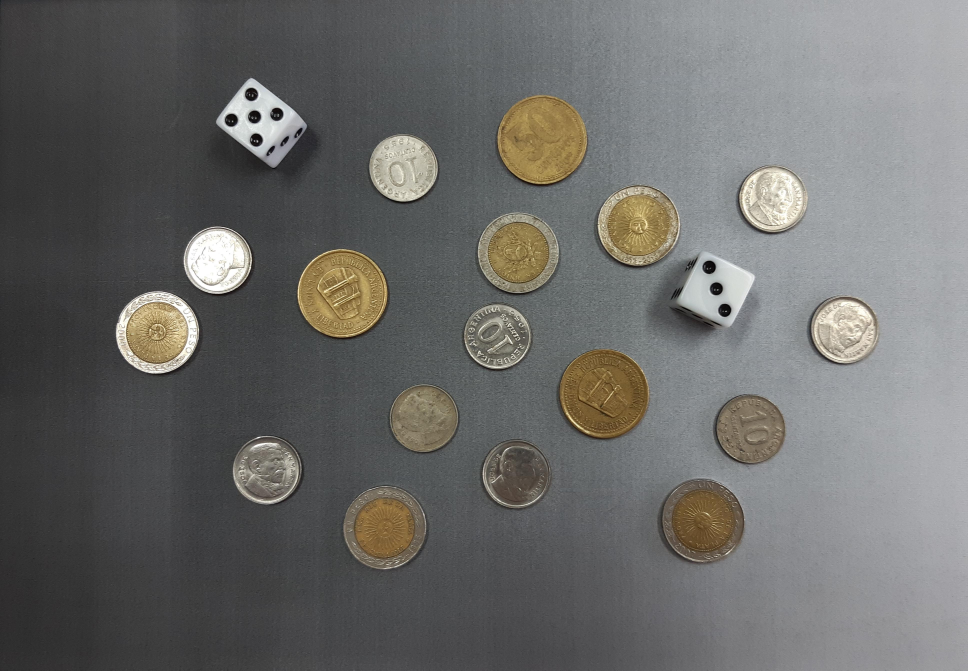
#> input picture tp2/img/monedas.jpg, 3871 x 2681 px (shown at 1/4 size)
$ python ejercicio1.py
#> lines starting #> are read from the running program, lines starting #| are printed output that depends on the picture; after the words box and inside, x2 and y2 are one past the last pixel; in counts of white or black regions, pixels touching at a corner belong together
### tp2/utils/rellenar.py
import numpy as np
import cv2

def rellenar(img):
   '''
   Recibe una imagen binaria, devuelve la misma imagen con
   las formas huecas rellenas.
   '''
   img_flood_fill = img.copy().astype('uint8')
   h, w = img.shape[:2]
   mask = np.zeros((h+2, w+2), np.uint8)
   cv2.floodFill(img_flood_fill, mask, (0,0), 255)
   img_flood_fill_inv = cv2.bitwise_not(img_flood_fill)
   img_fh = img | img_flood_fill_inv
   return img_fh

### tp2/utils/calculas_factor_forma.py
import numpy as np
import cv2

def calcular_factor_forma(img):
   '''
   Recibe una sub-imagen y devuelve su factor de forma
   '''
   ext_cont, _ = cv2.findContours(img, cv2.RETR_EXTERNAL, cv2.CHAIN_APPROX_SIMPLE)
   area = cv2.contourArea(ext_cont[0])
   perimeter = cv2.arcLength(ext_cont[0], True)
   rho = 4 * np.pi * area /(perimeter ** 2)
   return rho

### tp2/utils/contar_circulos.py
import numpy as np
import cv2

def contar_circulos(imagen):
   '''
   Recibe una imagen y devuelve la cantidad de círculos que hay en ella.
   '''
   imagen = cv2.medianBlur(imagen, 7)

   circles = cv2.HoughCircles(imagen,
                              cv2.HOUGH_GRADIENT,
                              1, 20,
                              param1=50, param2=50,
                              minRadius=20, maxRadius=50)

   n = 0

   if isinstance(circles, np.ndarray):
      n = len(circles[0])

   return n

### tp2/utils/graficar_caja.py
import cv2

def graficar_caja(img, stats, color, box=True, text=None):
   '''
   Función para graficar un boundig box
   sobre una imagen dada.
   '''

   left   = stats[cv2.CC_STAT_LEFT]
   top    = stats[cv2.CC_STAT_TOP]
   width  = stats[cv2.CC_STAT_WIDTH]
   height = stats[cv2.CC_STAT_HEIGHT]

   if box:
      cv2.rectangle(img,
                    (left, top),
                    (left + width,top + height),
                    color=color, thickness=3)

   if text:
      cv2.putText(img, text,
                  (left, top - 10),
                  cv2.FONT_HERSHEY_SIMPLEX,
                  fontScale=10,
                  color=color,
                  thickness=3)

### tp2/ejercicio1.py
from utils.calculas_factor_forma import calcular_factor_forma
from utils.contar_circulos import contar_circulos
from utils.graficar_caja import graficar_caja
from utils.rellenar import rellenar
import matplotlib.pyplot as plt
import numpy as np
import cv2

# Carga de imagen
PATH_MONEDAS = 'img/monedas.jpg'

img      = cv2.imread(PATH_MONEDAS)
#> img is the input picture: shape (2681, 3871, 3); mean B, G, R 105.5, 107.4, 107.5
img_rgb  = cv2.cvtColor(img, cv2.COLOR_BGR2RGB)
img_gray = cv2.cvtColor(img, cv2.COLOR_RGB2GRAY)

# a) Procesar la imagen de manera de segmentar las
# monedas y los dados de manera automática.
blur      = cv2.GaussianBlur(img_gray, (3, 3), 2)
img_canny = cv2.Canny(blur, 50, 200)
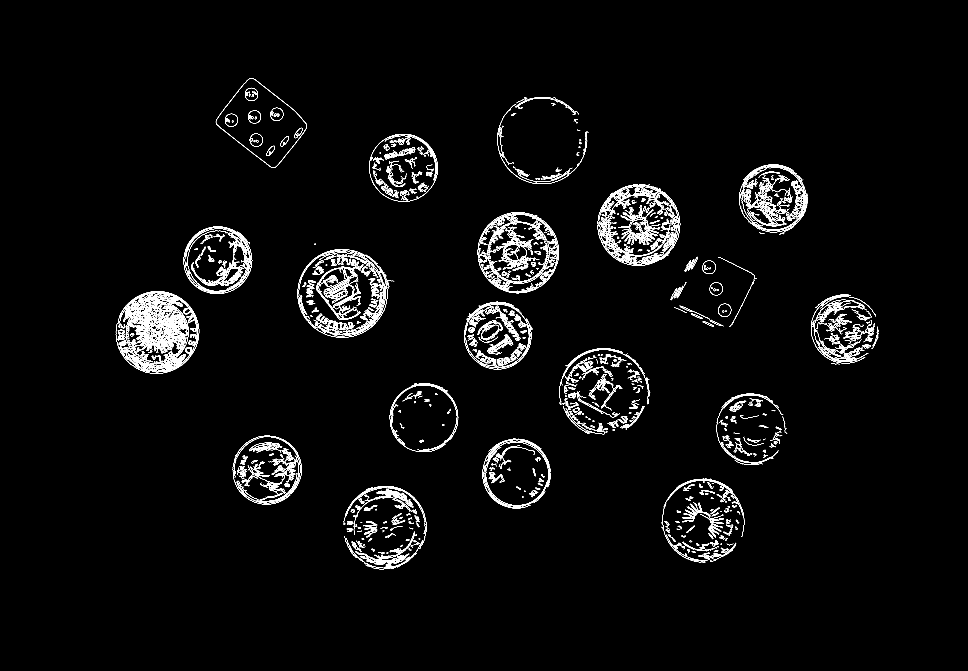
#> img_canny: shape (2681, 3871) (shown at 1/4 size); 1.7% white in thin lines or dots, all inside (x1, y1, x2, y2) = (463, 312, 3515, 2278)
plt.imshow(img_canny, cmap='gray'), plt.show()

elemento_dilatacion = cv2.getStructuringElement(cv2.MORPH_ELLIPSE, (35, 45))
img_dil = cv2.dilate(img_canny, elemento_dilatacion)
#> img_dil: shape (2681, 3871); 15.7% white; 21 white regions, largest, box (x1, y1, x2, y2) and area: (1173, 974, 1594, 1373) 124279, (2219, 1371, 2618, 1760) 114440, (446, 1143, 814, 1517) 107664
plt.imshow(img_dil, cmap='gray'), plt.show()
img_dil = rellenar(img_dil)
#> in rellenar, `cv2.floodFill(img_flood_fill, mask, (0,0), 255)`: img_flood_fill: shape (2681, 3871); 98.5% white; 53 black regions (16 under 20 px), largest, box (x1, y1, x2, y2) and area: (2021, 415, 2306, 694) 57214, (1602, 1587, 1810, 1781) 20713, (2727, 1074, 2871, 1263) 11763
#> in rellenar, `img_fh = img | img_flood_fill_inv`: img_fh: shape (2681, 3871); 17.1% white; 20 white regions, largest, box (x1, y1, x2, y2) and area: (1173, 974, 1594, 1373) 125552, (1973, 366, 2371, 758) 121291, (2219, 1371, 2618, 1760) 119823
plt.imshow(img_dil, cmap='gray'), plt.show()

elemento_erosion = cv2.getStructuringElement(cv2.MORPH_RECT, (10, 10))
img_er = cv2.erode(img_dil, elemento_erosion)
#> img_er: shape (2681, 3871); 16% white; 20 white regions, largest, box (x1, y1, x2, y2) and area: (1178, 980, 1590, 1369) 118246, (1978, 371, 2367, 754) 114114, (2224, 1377, 2614, 1755) 112602
plt.imshow(img_er, cmap='gray'), plt.show(block=False)

elemento_cierre = cv2.getStructuringElement(cv2.MORPH_ELLIPSE, (40, 40))
img_cierre = cv2.morphologyEx(img_er, cv2.MORPH_OPEN, elemento_cierre)
#> img_cierre: shape (2681, 3871); 15.9% white; 19 white regions, largest, box (x1, y1, x2, y2) and area: (1179, 981, 1580, 1369) 117868, (1979, 372, 2364, 755) 113929, (2227, 1378, 2613, 1754) 112329
plt.imshow(img_cierre, cmap='gray'), plt.show(block=False)

# Contamos los objetos de la máscara
n, labels, stats, _ = cv2.connectedComponentsWithStats(img_cierre)
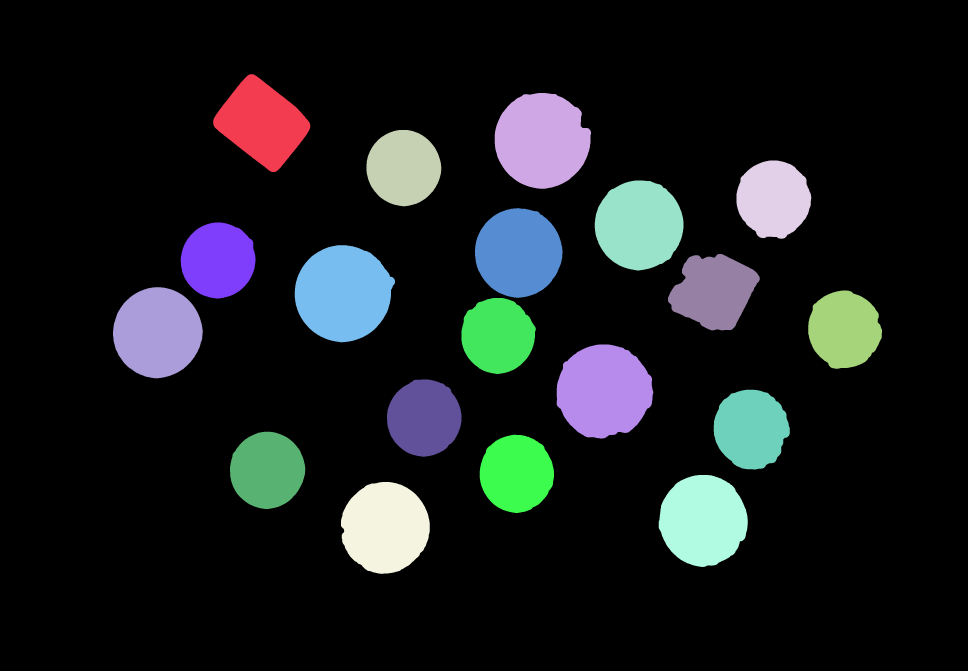
#> labels: shape (2681, 3871) int32 (shown at 1/4 size); 20 distinct labels, from 0 to 19; one colour per label, 0 black
#> n = 20; stats = 20 rows, first 6: [0, 0, 3871, 2681, 8724007], [853, 297, 388, 392, 87431], [1979, 372, 385, 383, 113929], [1466, 520, 299, 305, 70917], [2946, 642, 299, 313, 72137], [2379, 722, 355, 360, 99827]

# Matrices para las máscaras
masc_monedas = np.zeros_like(img)
masc_dados   = np.zeros_like(img)

# Listas para guardar sub-imágenes
monedas = list()
dados   = list()

RHO_TH = 0.8
MONEDAS_C = (255, 0, 0)
DADOS_C   = (0, 255, 0)

for i in range(1, n):
   obj = (labels == i).astype('uint8') * 255

   coor_h = stats[i][cv2.CC_STAT_LEFT]
   coor_v = stats[i][cv2.CC_STAT_TOP]

   ancho  = stats[i][cv2.CC_STAT_WIDTH]
   largo  = stats[i][cv2.CC_STAT_HEIGHT]

   sub_imagen = \
         img_gray[coor_v:coor_v + largo, coor_h: coor_h + ancho]

   rho = calcular_factor_forma(obj)

   if rho >= RHO_TH:
      masc_monedas[obj == 255,] = MONEDAS_C
      monedas.append((sub_imagen, stats[i], i))
   else:
      masc_dados[obj == 255,] = DADOS_C
      dados.append((sub_imagen, stats[i], i))
#> this loop made 19 passes
#> (coor_h, coor_v, ancho, largo, area in calcular_factor_forma, perimeter in calcular_factor_forma, rho) on passes 1 to 12: (853, 297, 388, 392, 86978, 1174.1, 0.793), (1979, 372, 385, 383, 113375.5, 1287.7, 0.859), (1466, 520, 299, 305, 70493.5, 993.7, 0.897), (2946, 642, 299, 313, 71703, 1017.6, 0.87), (2379, 722, 355, 360, 99316, 1188.2, 0.884), (1900, 833, 350, 358, 97021, 1167.1, 0.895), (723, 890, 299, 304, 70622.5, 996.4, 0.894), (1179, 981, 401, 388, 117317, 1296.3, 0.877), (2672, 1016, 367, 306, 76031.5, 1156.8, 0.714), (452, 1149, 359, 364, 100552.5, 1188.4, 0.895), (3233, 1162, 295, 313, 70385, 1011.5, 0.865), (1846, 1192, 297, 304, 69318.5, 994.7, 0.88)
#> pass 1, `sub_imagen = \ img_gray[coor_v:coor_v + largo, coor_h: coor_h + ancho]`:
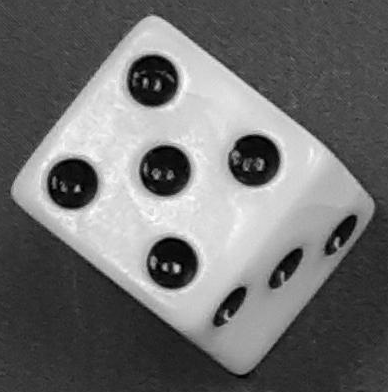
#> sub_imagen: shape (392, 388); min 0, max 255, mean 110.1
#> after the loop:
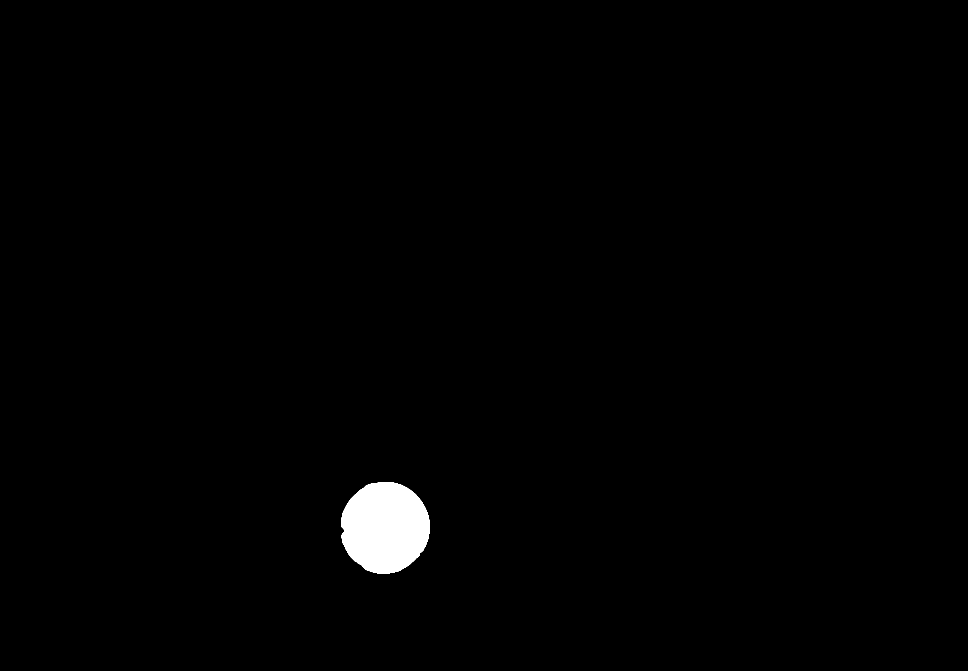
#> obj: shape (2681, 3871) (shown at 1/4 size); 0.98% white; 1 white region, box (x1, y1, x2, y2) and area: (1364, 1928, 1719, 2296) 101429
#> after the loop, dados = 2 items; monedas = 17 items

# Unión de las dos máscaras
masc_monedas_dados = np.logical_or(masc_monedas, masc_dados).astype('uint8') * 255

ax = plt.subplot(221)
plt.title('Imagen original')
plt.imshow(img_rgb)
plt.subplot(222, sharex=ax, sharey=ax)
plt.title('Monedas segmentadas')
plt.imshow(np.bitwise_and(masc_monedas, img))
plt.subplot(223, sharex=ax, sharey=ax)
plt.title('Dados segmentados')
plt.imshow(np.bitwise_and(masc_dados, img))
plt.subplot(224, sharex=ax, sharey=ax)
plt.title('Objetos segmentados')
plt.imshow(np.bitwise_and(masc_monedas_dados, img))
plt.show(block=False)

# b) Clasificar los distintos tipos de monedas
# y realizar un conteo, de manera automática.

MONEDAS_S_C = (255, 0, 0)
MONEDAS_M_C = (0, 255, 0)
MONEDAS_L_C = (0, 0, 255)

monedas_s = monedas_m = monedas_l = 0

for moneda in monedas:

   ancho = moneda[0].shape[0]
   obj   = labels == moneda[2]

   # Monedas grandes, de 50 centavos
   if ancho >= 370:
      monedas_l += 1
      masc_monedas[obj == 1, :] = MONEDAS_L_C
   # Monedas chicas, de 10 centavos
   elif ancho <= 320:
      monedas_s += 1
      masc_monedas[obj == 1, ] = MONEDAS_S_C
   # El resto de las monedas son las medianas de 1 peso
   else:
      monedas_m += 1
      masc_monedas[obj == 1, ] = MONEDAS_M_C
#> this loop made 17 passes
#> ancho on passes 1 to 12: 383, 305, 313, 360, 358, 304, 388, 364, 313, 304, 376, 309
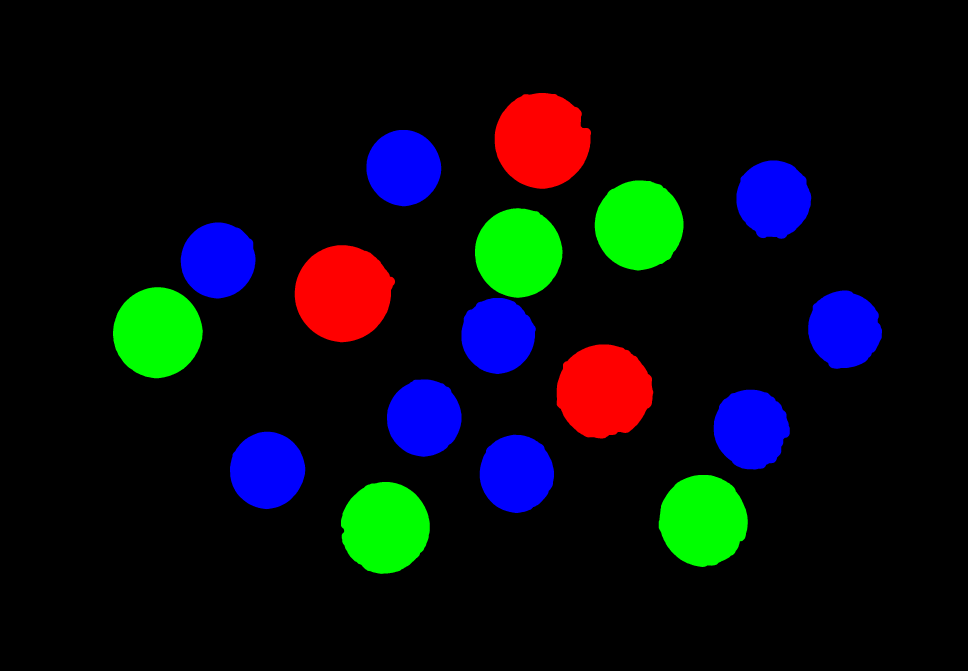
#> masc_monedas: shape (2681, 3871, 3) (shown at 1/4 size); mean of channels 0, 1, 2 15.9, 12.3, 8.5; drawn as B, G, R
#> after the loop, monedas_l = 3; monedas_m = 5; monedas_s = 9

ax = plt.subplot(221)
plt.title('Imagen original')
plt.imshow(img_rgb)
plt.subplot(222, sharex=ax, sharey=ax)
plt.title('Máscara para tipos de monedas')
plt.imshow(masc_monedas)
plt.subplot(223, sharex=ax, sharey=ax)
plt.title(f'Chicas: {monedas_s}, medianas: {monedas_m}, grandes: {monedas_l}')
plt.imshow(np.bitwise_and(masc_monedas, img))
plt.show()
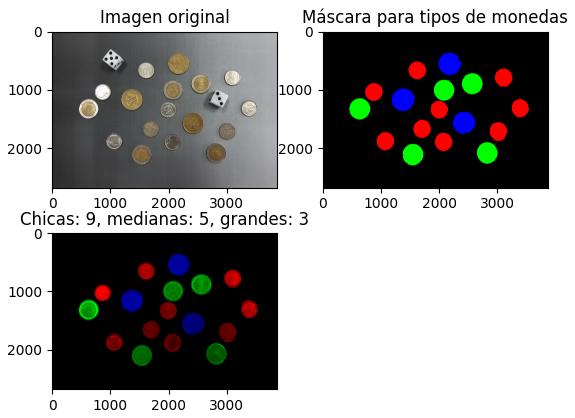
#> figure drawn by matplotlib, 3 panels

# c) Determinar el número que presenta cada
# dado mediante procesamiento automático.

ejercicio_c = img_rgb.copy()

COLOR_TEXTO = (255, 255, 255)

for dado in dados:
   n = contar_circulos(dado[0])
   graficar_caja(ejercicio_c,
                 dado[1],
                 color=COLOR_TEXTO,
                 box=False,
                 text=str(n))
#> this loop made 2 passes
#> (n, left in graficar_caja, top in graficar_caja, width in graficar_caja, height in graficar_caja) on passes 1 to 2: (5, 853, 297, 388, 392), (3, 2672, 1016, 367, 306)
#> pass 2, in contar_circulos (call 2), `imagen = cv2.medianBlur(imagen, 7)`:
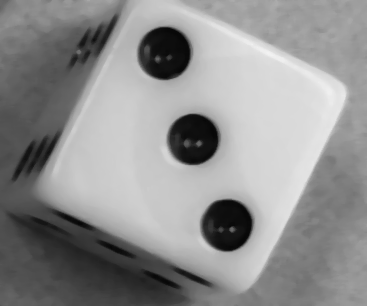
#> imagen: shape (306, 367); min 7, max 242, mean 143.5

plt.imshow(ejercicio_c), plt.title('Ejercicio 1 c'), plt.show()
